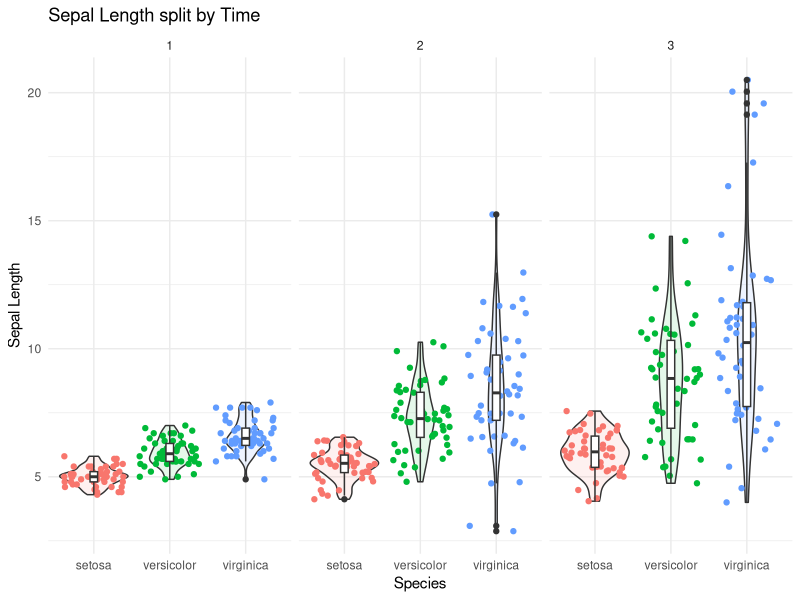
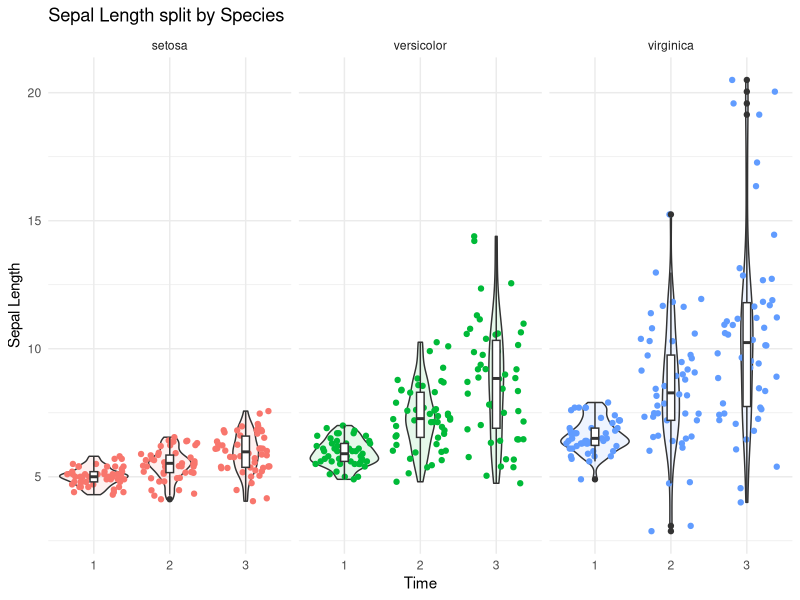
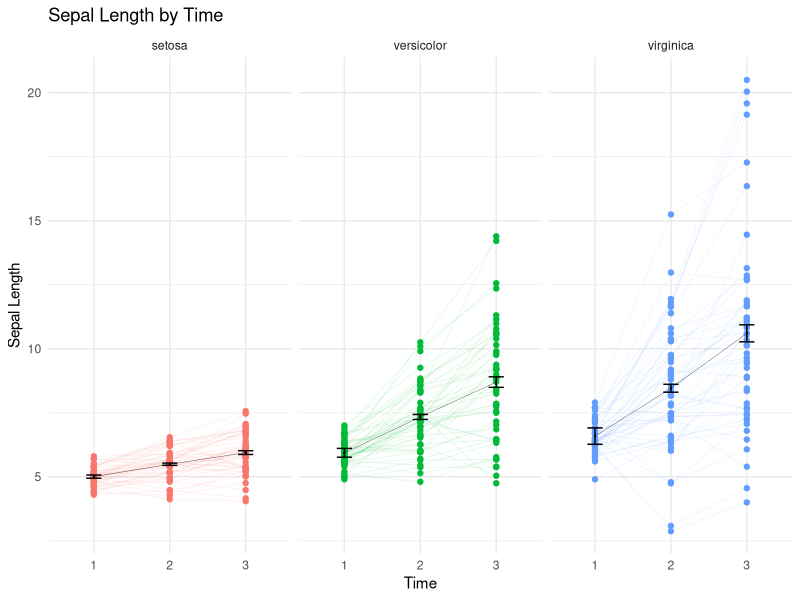
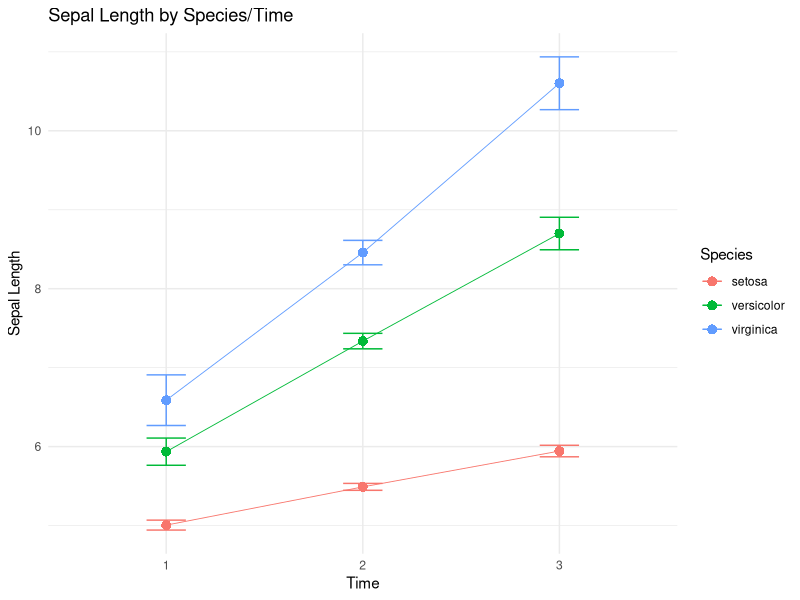

Reproduce these figures in R, in order. (Note: this script raises an error after producing the figures.)
rm(list = ls())
#setwd("I:/My Drive/codingPrac/R/")

# Load necessary packages
library('ggplot2')
library('dplyr')
library('ggpubr')

# Load the iris dataset
d = iris
d$Species = as.factor(d$Species)

# Let's assume that sepal length is measured again after time t+1 and t+2.
# Lets also assume an average growth rate of 10%, 20% and 30% for the different species
d$Sepal.Length2 = NA
d$Sepal.Length3 = NA
d$Sepal.Length2[d$Species == 'setosa'] = d$Sepal.Length[d$Species == 'setosa'] * rnorm(length(d$Sepal.Length[d$Species == 'setosa']), mean = 1.1, sd = 0.1)
d$Sepal.Length3[d$Species == 'setosa'] = d$Sepal.Length2[d$Species == 'setosa'] * rnorm(length(d$Sepal.Length[d$Species == 'setosa']), mean = 1.1, sd = 0.1)
d$Sepal.Length2[d$Species == 'versicolor'] = d$Sepal.Length[d$Species == 'versicolor'] * rnorm(length(d$Sepal.Length[d$Species == 'versicolor']), mean = 1.2, sd = 0.2)
d$Sepal.Length3[d$Species == 'versicolor'] = d$Sepal.Length2[d$Species == 'versicolor'] * rnorm(length(d$Sepal.Length[d$Species == 'versicolor']), mean = 1.2, sd = 0.2)
d$Sepal.Length2[d$Species == 'virginica'] = d$Sepal.Length[d$Species == 'virginica'] * rnorm(length(d$Sepal.Length[d$Species == 'virginica']), mean = 1.3, sd = 0.3)
d$Sepal.Length3[d$Species == 'virginica'] = d$Sepal.Length2[d$Species == 'virginica'] * rnorm(length(d$Sepal.Length[d$Species == 'virginica']), mean = 1.3, sd = 0.3)

# Let's make the relevant data into a 'long' format
dT1 = data.frame(ID = as.factor(1:length(d$Species)), Species = d$Species, Sepal.Length = d$Sepal.Length)
dT2 = data.frame(ID = as.factor(1:length(d$Species)), Species = d$Species, Sepal.Length = d$Sepal.Length2)
dT3 = data.frame(ID = as.factor(1:length(d$Species)), Species = d$Species, Sepal.Length = d$Sepal.Length3)
d = rbind(dT1,dT2,dT3)
d$Time = as.factor(c(rep(1,length(dT1$Species)), rep(2,length(dT2$Species)), rep(3,length(dT3$Species)) ))
rm(list = c('dT1','dT2','dT3'))

# Within-Subj error bars
within_summary = function(species){
  # Cousineau, Denis, and Fearghal O’Brien. "Error bars in within-subject designs: a comment on Baguley (2012)." Behavior Research Methods 46 (2014): 1149-1151.
  # https://doi.org/10.3758/s13428-013-0441-z 
  X1 = d$Sepal.Length[d$Species == species & d$Time == 1]
  X2 = d$Sepal.Length[d$Species == species & d$Time == 2]
  X3 = d$Sepal.Length[d$Species == species & d$Time == 3]
  XM = (X1+X2+X3)/3
  XGrand = mean(XM)
  
  Y1 = X1 - XM + XGrand 
  Y2 = X2 - XM + XGrand 
  Y3 = X3 - XM + XGrand 
  
  M_X1 = mean(X1)
  M_X2 = mean(X2)
  M_X3 = mean(X3)
  SE_X1 = sd(Y1)/sqrt(length(Y1)) * sqrt(3/2)
  SE_X2 = sd(Y2)/sqrt(length(Y2)) * sqrt(3/2)
  SE_X3 = sd(Y3)/sqrt(length(Y3)) * sqrt(3/2)
  
  temp = data.frame(Species = rep(species,3), M = c(M_X1,M_X2,M_X3), SE = c(SE_X1,SE_X2,SE_X3), Time = c(1,2,3) )
  temp$Species = as.factor(temp$Species)
  temp$Time = as.factor(temp$Time)
  return(temp)
}
summary_data = rbind(within_summary(unique(d$Species)[1]),within_summary(unique(d$Species)[2]),within_summary(unique(d$Species)[3]))

p1a = ggplot() + 
  geom_violin(data = d, aes(x = Species, y = Sepal.Length, fill = Species), alpha = 0.1) + 
  geom_jitter(data = d, aes(x = Species, y = Sepal.Length, color = Species)) +
  geom_boxplot(data = d, aes(x = Species, y = Sepal.Length),width=0.1) +
  labs(title = "Sepal Length split by Time", x = "Species", y = "Sepal Length") +
  theme_minimal() + theme(legend.position = "none") +
  facet_grid(. ~ Time)

p1b = ggplot() + 
  geom_violin(data = d, aes(x = Time, y = Sepal.Length, fill = Species), alpha = 0.1) + 
  geom_jitter(data = d, aes(x = Time, y = Sepal.Length, color = Species)) +
  geom_boxplot(data = d, aes(x = Time, y = Sepal.Length),width=0.1) +
  labs(title = "Sepal Length split by Species", x = "Time", y = "Sepal Length") +
  theme_minimal() + theme(legend.position = "none") +
  facet_grid(. ~ Species)

p2 = ggplot() + 
  geom_line(data = d, aes(x = Time, y = Sepal.Length, group = ID, color = Species), linewidth = 0.3, linetype = "solid", alpha = 0.1) + 
  geom_point(data = d, aes(x = Time, y = Sepal.Length, color = Species)) + 
  geom_line(data = summary_data, aes(x = Time, y = M), group = 1, linewidth = 0.1, linetype = "solid", color = 'black') + 
  geom_point(data = summary_data, aes(x = Time, y = M, color = Species),shape = 16, size = 0.5, color = 'black') + 
  geom_errorbar(data = summary_data, aes(x = Time, ymin = M - SE, ymax = M + SE),width = 0.2, color = 'black')+
  labs(title = "Sepal Length by Time", x = "Time", y = "Sepal Length") +
  theme_minimal() + theme(legend.position = "none") + 
  facet_grid(. ~ Species)

p3 = ggplot() + 
  geom_line(data = summary_data, aes(x = Time, y = M, group = Species, color = Species), linewidth = 0.3, linetype = "solid") + 
  geom_point(data = summary_data, aes(x = Time, y = M, color = Species),shape = 16, size = 3) + 
  geom_errorbar(data = summary_data, aes(x = Time, ymin = M - SE, ymax = M + SE, color = Species),width = 0.2)+
  labs(title = "Sepal Length by Species/Time", x = "Time", y = "Sepal Length") +
  theme_minimal() #+ theme(legend.position = "none") 


x11()
ggarrange(p1a, p2, p3, ncol = 1, nrow = 3)
ggsave(filename = "vis_depend.jpg",width = 20, height = 30, units = 'cm', dpi = 300)


